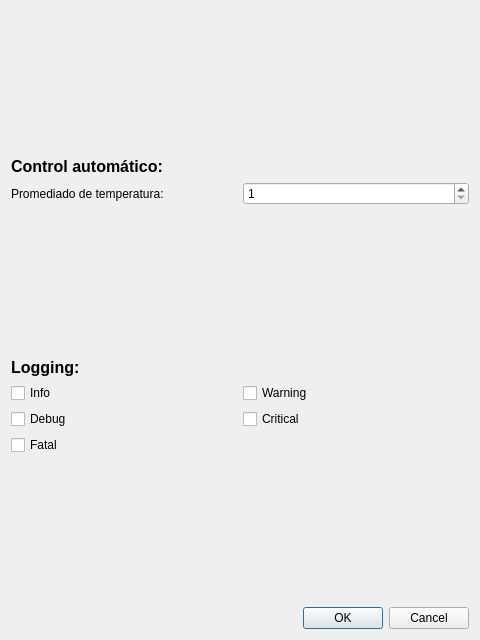
<?xml version="1.0" encoding="UTF-8"?>
<ui version="4.0">
 <class>GeneralConfigDialog</class>
 <widget class="QDialog" name="GeneralConfigDialog">
  <property name="geometry">
   <rect>
    <x>0</x>
    <y>0</y>
    <width>480</width>
    <height>640</height>
   </rect>
  </property>
  <property name="windowTitle">
   <string>Dialog</string>
  </property>
  <layout class="QVBoxLayout" name="verticalLayout">
   <item>
    <spacer name="verticalSpacer_2">
     <property name="orientation">
      <enum>Qt::Vertical</enum>
     </property>
     <property name="sizeHint" stdset="0">
      <size>
       <width>20</width>
       <height>40</height>
      </size>
     </property>
    </spacer>
   </item>
   <item>
    <widget class="QLabel" name="label_2">
     <property name="text">
      <string>&lt;html&gt;&lt;head/&gt;&lt;body&gt;&lt;p&gt;&lt;span style=&quot; font-size:12pt; font-weight:600;&quot;&gt;Control automático:&lt;/span&gt;&lt;/p&gt;&lt;/body&gt;&lt;/html&gt;</string>
     </property>
     <property name="textFormat">
      <enum>Qt::RichText</enum>
     </property>
     <property name="alignment">
      <set>Qt::AlignLeading|Qt::AlignLeft|Qt::AlignVCenter</set>
     </property>
    </widget>
   </item>
   <item>
    <layout class="QHBoxLayout" name="horizontalLayout">
     <item>
      <widget class="QLabel" name="label">
       <property name="text">
        <string>Promediado de temperatura:</string>
       </property>
      </widget>
     </item>
     <item>
      <widget class="QSpinBox" name="temp_window_size">
       <property name="minimum">
        <number>1</number>
       </property>
       <property name="maximum">
        <number>5</number>
       </property>
      </widget>
     </item>
    </layout>
   </item>
   <item>
    <spacer name="verticalSpacer_3">
     <property name="orientation">
      <enum>Qt::Vertical</enum>
     </property>
     <property name="sizeHint" stdset="0">
      <size>
       <width>20</width>
       <height>40</height>
      </size>
     </property>
    </spacer>
   </item>
   <item>
    <widget class="QLabel" name="label_3">
     <property name="text">
      <string>&lt;html&gt;&lt;head/&gt;&lt;body&gt;&lt;p&gt;&lt;span style=&quot; font-size:12pt; font-weight:600;&quot;&gt;Logging:&lt;/span&gt;&lt;/p&gt;&lt;/body&gt;&lt;/html&gt;</string>
     </property>
    </widget>
   </item>
   <item>
    <layout class="QGridLayout" name="gridLayout">
     <item row="3" column="0">
      <widget class="QCheckBox" name="fatal_check_box">
       <property name="text">
        <string>Fatal</string>
       </property>
      </widget>
     </item>
     <item row="1" column="0">
      <widget class="QCheckBox" name="debug_check_box">
       <property name="text">
        <string>Debug</string>
       </property>
      </widget>
     </item>
     <item row="0" column="0">
      <widget class="QCheckBox" name="info_check_box">
       <property name="text">
        <string>Info</string>
       </property>
      </widget>
     </item>
     <item row="0" column="1">
      <widget class="QCheckBox" name="warning_check_box">
       <property name="text">
        <string>Warning</string>
       </property>
      </widget>
     </item>
     <item row="1" column="1">
      <widget class="QCheckBox" name="critical_check_box">
       <property name="text">
        <string>Critical</string>
       </property>
      </widget>
     </item>
    </layout>
   </item>
   <item>
    <spacer name="verticalSpacer">
     <property name="orientation">
      <enum>Qt::Vertical</enum>
     </property>
     <property name="sizeHint" stdset="0">
      <size>
       <width>20</width>
       <height>40</height>
      </size>
     </property>
    </spacer>
   </item>
   <item>
    <widget class="QDialogButtonBox" name="buttonBox">
     <property name="orientation">
      <enum>Qt::Horizontal</enum>
     </property>
     <property name="standardButtons">
      <set>QDialogButtonBox::Cancel|QDialogButtonBox::Ok</set>
     </property>
    </widget>
   </item>
  </layout>
 </widget>
 <resources/>
 <connections>
  <connection>
   <sender>buttonBox</sender>
   <signal>accepted()</signal>
   <receiver>GeneralConfigDialog</receiver>
   <slot>accept()</slot>
   <hints>
    <hint type="sourcelabel">
     <x>248</x>
     <y>254</y>
    </hint>
    <hint type="destinationlabel">
     <x>157</x>
     <y>274</y>
    </hint>
   </hints>
  </connection>
  <connection>
   <sender>buttonBox</sender>
   <signal>rejected()</signal>
   <receiver>GeneralConfigDialog</receiver>
   <slot>reject()</slot>
   <hints>
    <hint type="sourcelabel">
     <x>316</x>
     <y>260</y>
    </hint>
    <hint type="destinationlabel">
     <x>286</x>
     <y>274</y>
    </hint>
   </hints>
  </connection>
 </connections>
</ui>
